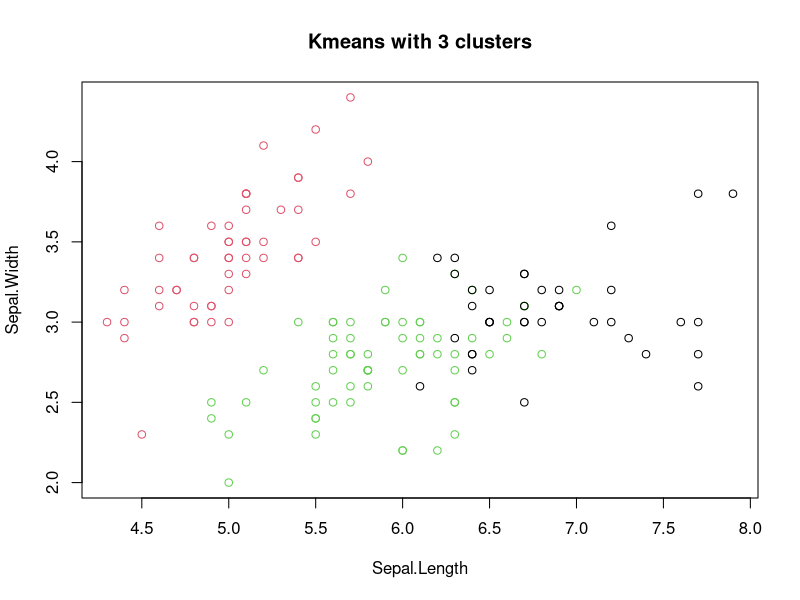

Write R code to recreate this figure.
library(cluster)

iris_1 <- iris[,-5]

km <- kmeans(iris_1, centers = 3, nstart = 20)

table(iris$Species,km$cluster)

plot(iris_1[c("Sepal.Length","Sepal.Width")],col=km$cluster,main="Kmeans with 3 clusters")